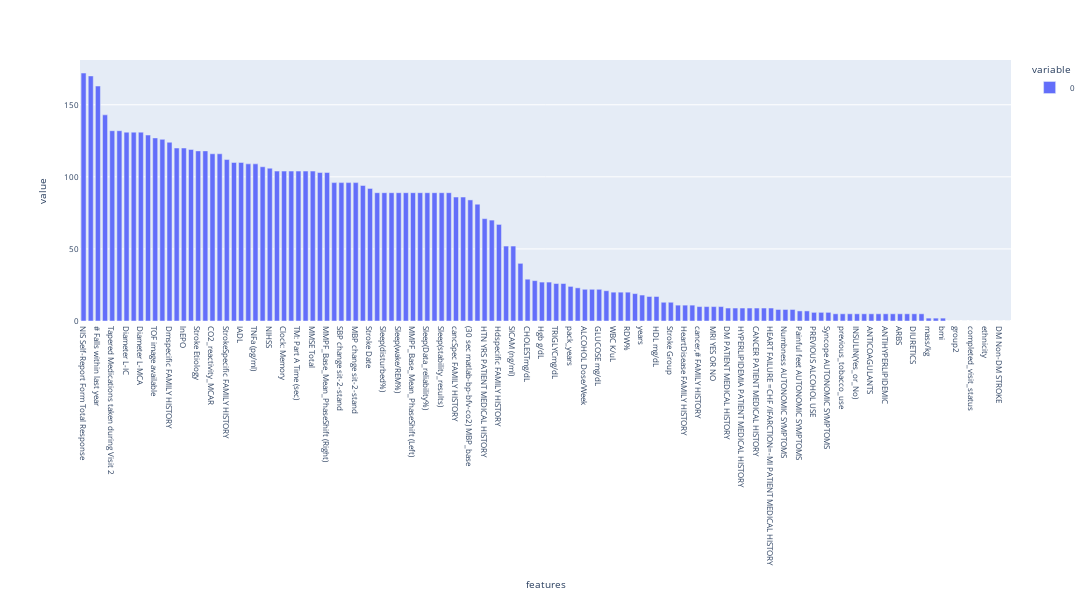

Source (notebook cell):
### Code cell
fig = px.bar(missing_values_counts_v1, height=600, width=2000, labels={'index': 'features'})
fig.update_layout(font_size=8, bargap=0.3)
fig.show()

### Figure 1 — Plotly figure (JSON) as saved in the notebook; plotly's stock layout.template omitted (floating-point values rounded to 4 significant figures; data arrays with more than 128 entries replaced by an {"elided": "..."} marker saying what was removed)
{"data": [{"alignmentgroup": "True", "hovertemplate": "variable=0<br>features=%{x}<br>value=%{y}<extra></extra>", "legendgroup": "0", "marker": {"color": "#636efa", "pattern": {"shape": ""}}, "name": "0", "offsetgroup": "0", "orientation": "v", "showlegend": true, "textposition": "auto", "type": "bar", "x": {"elided": "130 str values"}, "xaxis": "x", "y": {"elided": "130 int values"}, "yaxis": "y"}], "layout": {"bargap": 0.3, "barmode": "relative", "font": {"size": 8}, "height": 600, "legend": {"title": {"text": "variable"}, "tracegroupgap": 0}, "margin": {"t": 60}, "width": 2000, "xaxis": {"anchor": "y", "domain": [0, 1], "title": {"text": "features"}}, "yaxis": {"anchor": "x", "domain": [0, 1], "title": {"text": "value"}}}}
